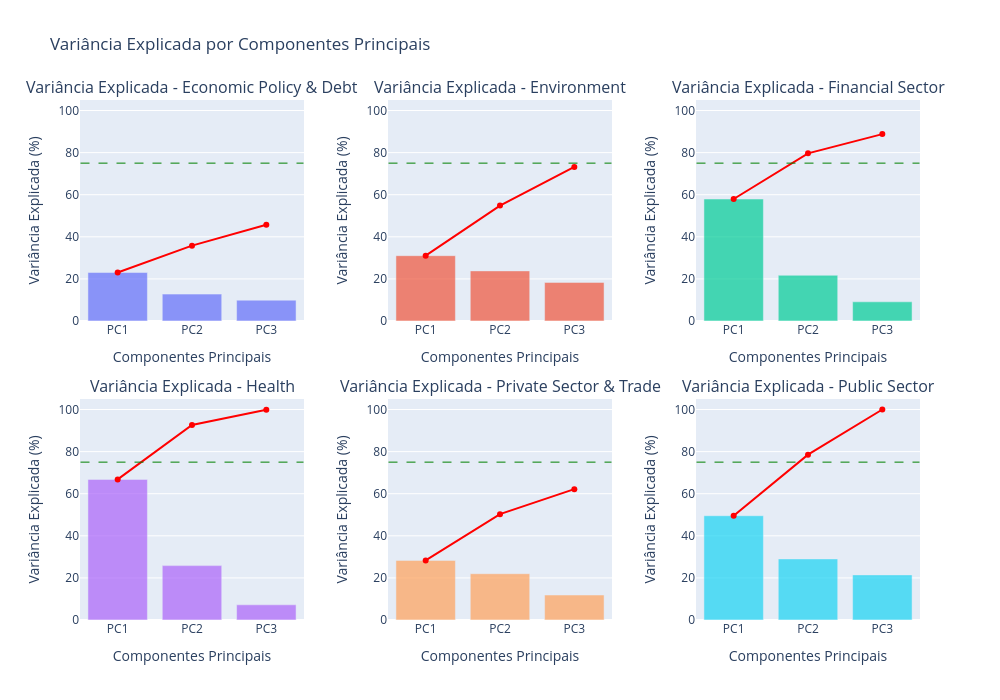

The cell this chart's notebook holds for it:
### Code cell
resultados_pca = realizar_pca_macrotemas(dfs_macrotema_unificado)

if resultados_pca:
    # Plotar variâncias explicadas
    fig_variancias = plotar_variancias_explicadas(resultados_pca)
    fig_variancias.show()

### Figure 1 — Plotly figure (JSON) as saved in the notebook; plotly's stock layout.template omitted (floating-point values rounded to 4 significant figures)
{"data": [{"marker": {"color": "#636EFA"}, "name": "Economic Policy & Debt - Individual", "opacity": 0.7, "showlegend": false, "type": "bar", "x": ["PC1", "PC2", "PC3"], "xaxis": "x", "y": [23.03, 12.77, 9.894], "yaxis": "y"}, {"line": {"width": 2}, "marker": {"color": "red"}, "mode": "lines+markers", "name": "Economic Policy & Debt - Cumulativa", "showlegend": false, "type": "scatter", "x": ["PC1", "PC2", "PC3"], "xaxis": "x", "y": [23.03, 35.8, 45.7], "yaxis": "y"}, {"marker": {"color": "#EF553B"}, "name": "Environment - Individual", "opacity": 0.7, "showlegend": false, "type": "bar", "x": ["PC1", "PC2", "PC3"], "xaxis": "x2", "y": [31.03, 23.81, 18.34], "yaxis": "y2"}, {"line": {"width": 2}, "marker": {"color": "red"}, "mode": "lines+markers", "name": "Environment - Cumulativa", "showlegend": false, "type": "scatter", "x": ["PC1", "PC2", "PC3"], "xaxis": "x2", "y": [31.03, 54.85, 73.18], "yaxis": "y2"}, {"marker": {"color": "#00CC96"}, "name": "Financial Sector - Individual", "opacity": 0.7, "showlegend": false, "type": "bar", "x": ["PC1", "PC2", "PC3"], "xaxis": "x3", "y": [57.96, 21.72, 9.122], "yaxis": "y3"}, {"line": {"width": 2}, "marker": {"color": "red"}, "mode": "lines+markers", "name": "Financial Sector - Cumulativa", "showlegend": false, "type": "scatter", "x": ["PC1", "PC2", "PC3"], "xaxis": "x3", "y": [57.96, 79.67, 88.8], "yaxis": "y3"}, {"marker": {"color": "#AB63FA"}, "name": "Health - Individual", "opacity": 0.7, "showlegend": false, "type": "bar", "x": ["PC1", "PC2", "PC3"], "xaxis": "x4", "y": [66.79, 25.84, 7.215], "yaxis": "y4"}, {"line": {"width": 2}, "marker": {"color": "red"}, "mode": "lines+markers", "name": "Health - Cumulativa", "showlegend": false, "type": "scatter", "x": ["PC1", "PC2", "PC3"], "xaxis": "x4", "y": [66.79, 92.63, 99.84], "yaxis": "y4"}, {"marker": {"color": "#FFA15A"}, "name": "Private Sector & Trade - Individual", "opacity": 0.7, "showlegend": false, "type": "bar", "x": ["PC1", "PC2", "PC3"], "xaxis": "x5", "y": [28.3, 21.99, 11.87], "yaxis": "y5"}, {"line": {"width": 2}, "marker": {"color": "red"}, "mode": "lines+markers", "name": "Private Sector & Trade - Cumulativa", "showlegend": false, "type": "scatter", "x": ["PC1", "PC2", "PC3"], "xaxis": "x5", "y": [28.3, 50.29, 62.16], "yaxis": "y5"}, {"marker": {"color": "#19D3F3"}, "name": "Public Sector - Individual", "opacity": 0.7, "showlegend": false, "type": "bar", "x": ["PC1", "PC2", "PC3"], "xaxis": "x6", "y": [49.54, 29.03, 21.43], "yaxis": "y6"}, {"line": {"width": 2}, "marker": {"color": "red"}, "mode": "lines+markers", "name": "Public Sector - Cumulativa", "showlegend": false, "type": "scatter", "x": ["PC1", "PC2", "PC3"], "xaxis": "x6", "y": [49.54, 78.57, 100.0], "yaxis": "y6"}], "layout": {"annotations": [{"font": {"size": 16}, "showarrow": false, "text": "Variância Explicada - Economic Policy & Debt", "x": 0.1333, "xanchor": "center", "xref": "paper", "y": 1, "yanchor": "bottom", "yref": "paper"}, {"font": {"size": 16}, "showarrow": false, "text": "Variância Explicada - Environment", "x": 0.5, "xanchor": "center", "xref": "paper", "y": 1, "yanchor": "bottom", "yref": "paper"}, {"font": {"size": 16}, "showarrow": false, "text": "Variância Explicada - Financial Sector", "x": 0.8667, "xanchor": "center", "xref": "paper", "y": 1, "yanchor": "bottom", "yref": "paper"}, {"font": {"size": 16}, "showarrow": false, "text": "Variância Explicada - Health", "x": 0.1333, "xanchor": "center", "xref": "paper", "y": 0.425, "yanchor": "bottom", "yref": "paper"}, {"font": {"size": 16}, "showarrow": false, "text": "Variância Explicada - Private Sector & Trade", "x": 0.5, "xanchor": "center", "xref": "paper", "y": 0.425, "yanchor": "bottom", "yref": "paper"}, {"font": {"size": 16}, "showarrow": false, "text": "Variância Explicada - Public Sector", "x": 0.8667, "xanchor": "center", "xref": "paper", "y": 0.425, "yanchor": "bottom", "yref": "paper"}], "height": 700, "shapes": [{"line": {"color": "green", "dash": "dash", "width": 1}, "type": "line", "x0": -0.5, "x1": 2.5, "xref": "x", "y0": 75, "y1": 75, "yref": "y"}, {"line": {"color": "green", "dash": "dash", "width": 1}, "type": "line", "x0": -0.5, "x1": 2.5, "xref": "x2", "y0": 75, "y1": 75, "yref": "y2"}, {"line": {"color": "green", "dash": "dash", "width": 1}, "type": "line", "x0": -0.5, "x1": 2.5, "xref": "x3", "y0": 75, "y1": 75, "yref": "y3"}, {"line": {"color": "green", "dash": "dash", "width": 1}, "type": "line", "x0": -0.5, "x1": 2.5, "xref": "x4", "y0": 75, "y1": 75, "yref": "y4"}, {"line": {"color": "green", "dash": "dash", "width": 1}, "type": "line", "x0": -0.5, "x1": 2.5, "xref": "x5", "y0": 75, "y1": 75, "yref": "y5"}, {"line": {"color": "green", "dash": "dash", "width": 1}, "type": "line", "x0": -0.5, "x1": 2.5, "xref": "x6", "y0": 75, "y1": 75, "yref": "y6"}], "showlegend": false, "title": {"text": "Variância Explicada por Componentes Principais"}, "width": 1000, "xaxis": {"anchor": "y", "domain": [0, 0.2667], "title": {"text": "Componentes Principais"}}, "xaxis2": {"anchor": "y2", "domain": [0.3667, 0.6333], "title": {"text": "Componentes Principais"}}, "xaxis3": {"anchor": "y3", "domain": [0.7333, 1], "title": {"text": "Componentes Principais"}}, "xaxis4": {"anchor": "y4", "domain": [0, 0.2667], "title": {"text": "Componentes Principais"}}, "xaxis5": {"anchor": "y5", "domain": [0.3667, 0.6333], "title": {"text": "Componentes Principais"}}, "xaxis6": {"anchor": "y6", "domain": [0.7333, 1], "title": {"text": "Componentes Principais"}}, "yaxis": {"anchor": "x", "domain": [0.575, 1], "range": [0, 105], "title": {"text": "Variância Explicada (%)"}}, "yaxis2": {"anchor": "x2", "domain": [0.575, 1], "range": [0, 105], "title": {"text": "Variância Explicada (%)"}}, "yaxis3": {"anchor": "x3", "domain": [0.575, 1], "range": [0, 105], "title": {"text": "Variância Explicada (%)"}}, "yaxis4": {"anchor": "x4", "domain": [0, 0.425], "range": [0, 105], "title": {"text": "Variância Explicada (%)"}}, "yaxis5": {"anchor": "x5", "domain": [0, 0.425], "range": [0, 105], "title": {"text": "Variância Explicada (%)"}}, "yaxis6": {"anchor": "x6", "domain": [0, 0.425], "range": [0, 105], "title": {"text": "Variância Explicada (%)"}}}}
